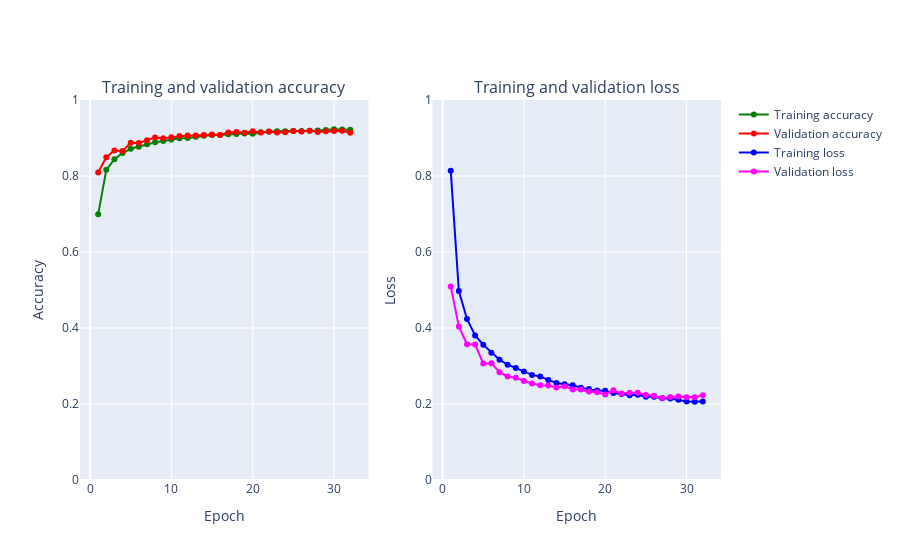

The notebook cell saved with this chart:
### Code cell
plot_accuracy_and_loss(history)

### Figure 1 — Plotly figure (JSON) as saved in the notebook; plotly's stock layout.template omitted (floating-point values rounded to 4 significant figures)
{"data": [{"marker": {"color": "Green"}, "mode": "markers+lines", "name": "Training accuracy", "text": ["1", "2", "3", "4", "5", "6", "7", "8", "9", "10", "11", "12", "13", "14", "15", "16", "17", "18", "19", "20", "21", "22", "23", "24", "25", "26", "27", "28", "29", "30", "31", "32"], "type": "scatter", "x": [1, 2, 3, 4, 5, 6, 7, 8, 9, 10, 11, 12, 13, 14, 15, 16, 17, 18, 19, 20, 21, 22, 23, 24, 25, 26, 27, 28, 29, 30, 31, 32], "xaxis": "x", "y": [0.699, 0.8162, 0.8443, 0.8605, 0.8716, 0.8768, 0.8836, 0.8889, 0.8921, 0.8958, 0.8992, 0.9003, 0.9031, 0.906, 0.9081, 0.9082, 0.91, 0.9104, 0.9118, 0.9112, 0.9148, 0.9167, 0.9176, 0.9175, 0.9186, 0.9183, 0.9189, 0.9194, 0.9209, 0.9229, 0.9223, 0.9219], "yaxis": "y"}, {"marker": {"color": "Red"}, "mode": "markers+lines", "name": "Validation accuracy", "text": ["1", "2", "3", "4", "5", "6", "7", "8", "9", "10", "11", "12", "13", "14", "15", "16", "17", "18", "19", "20", "21", "22", "23", "24", "25", "26", "27", "28", "29", "30", "31", "32"], "type": "scatter", "x": [1, 2, 3, 4, 5, 6, 7, 8, 9, 10, 11, 12, 13, 14, 15, 16, 17, 18, 19, 20, 21, 22, 23, 24, 25, 26, 27, 28, 29, 30, 31, 32], "xaxis": "x", "y": [0.8092, 0.8492, 0.8672, 0.866, 0.8874, 0.8866, 0.894, 0.9016, 0.8996, 0.902, 0.905, 0.9066, 0.9064, 0.9078, 0.909, 0.9082, 0.9148, 0.916, 0.914, 0.9178, 0.9146, 0.9168, 0.9148, 0.9152, 0.9182, 0.917, 0.919, 0.916, 0.9176, 0.9186, 0.919, 0.914], "yaxis": "y"}, {"marker": {"color": "Blue"}, "mode": "markers+lines", "name": "Training loss", "text": ["1", "2", "3", "4", "5", "6", "7", "8", "9", "10", "11", "12", "13", "14", "15", "16", "17", "18", "19", "20", "21", "22", "23", "24", "25", "26", "27", "28", "29", "30", "31", "32"], "type": "scatter", "x": [1, 2, 3, 4, 5, 6, 7, 8, 9, 10, 11, 12, 13, 14, 15, 16, 17, 18, 19, 20, 21, 22, 23, 24, 25, 26, 27, 28, 29, 30, 31, 32], "xaxis": "x2", "y": [0.8141, 0.4972, 0.4237, 0.3804, 0.356, 0.335, 0.3163, 0.3033, 0.2946, 0.2856, 0.2766, 0.2721, 0.2631, 0.255, 0.252, 0.2491, 0.2428, 0.2394, 0.2352, 0.2347, 0.2287, 0.2263, 0.2228, 0.224, 0.2191, 0.219, 0.2151, 0.2142, 0.211, 0.2066, 0.2058, 0.2068], "yaxis": "y2"}, {"marker": {"color": "Magenta"}, "mode": "markers+lines", "name": "Validation loss", "text": ["1", "2", "3", "4", "5", "6", "7", "8", "9", "10", "11", "12", "13", "14", "15", "16", "17", "18", "19", "20", "21", "22", "23", "24", "25", "26", "27", "28", "29", "30", "31", "32"], "type": "scatter", "x": [1, 2, 3, 4, 5, 6, 7, 8, 9, 10, 11, 12, 13, 14, 15, 16, 17, 18, 19, 20, 21, 22, 23, 24, 25, 26, 27, 28, 29, 30, 31, 32], "xaxis": "x2", "y": [0.5092, 0.404, 0.3572, 0.3564, 0.3068, 0.3071, 0.2838, 0.2724, 0.2694, 0.2603, 0.2539, 0.2494, 0.2484, 0.2437, 0.247, 0.2384, 0.238, 0.233, 0.2308, 0.2252, 0.236, 0.2273, 0.2294, 0.2298, 0.2235, 0.2216, 0.2156, 0.2187, 0.2197, 0.218, 0.2179, 0.2228], "yaxis": "y2"}], "layout": {"annotations": [{"font": {"size": 16}, "showarrow": false, "text": "Training and validation accuracy", "x": 0.225, "xanchor": "center", "xref": "paper", "y": 1, "yanchor": "bottom", "yref": "paper"}, {"font": {"size": 16}, "showarrow": false, "text": "Training and validation loss", "x": 0.775, "xanchor": "center", "xref": "paper", "y": 1, "yanchor": "bottom", "yref": "paper"}], "xaxis": {"anchor": "y", "domain": [0, 0.45], "title": {"text": "Epoch"}}, "xaxis2": {"anchor": "y2", "domain": [0.55, 1], "title": {"text": "Epoch"}}, "yaxis": {"anchor": "x", "domain": [0, 1], "range": [0, 1], "title": {"text": "Accuracy"}}, "yaxis2": {"anchor": "x2", "domain": [0, 1], "range": [0, 1], "title": {"text": "Loss"}}}}
